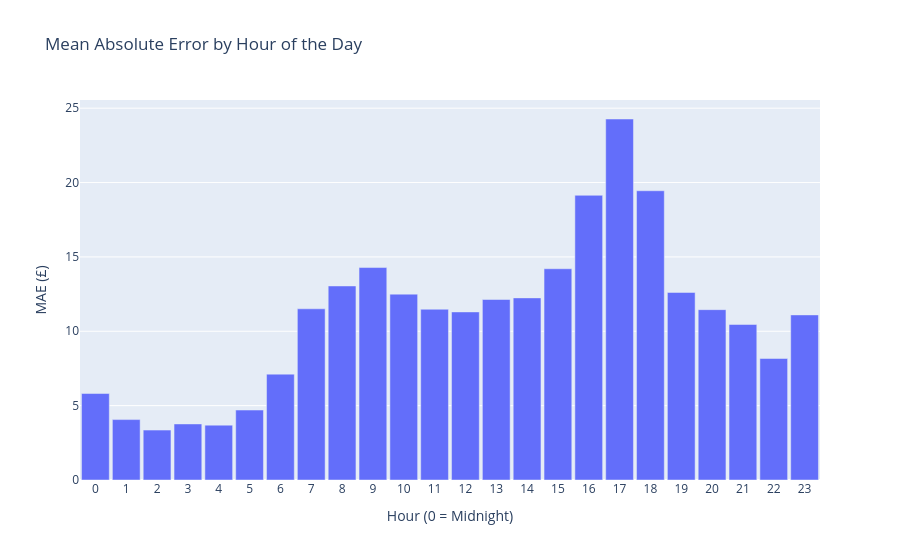

The cell this chart's notebook holds for it:
### Code cell
# Add residuals to test set
residuals = abs(test['ISEM DA Price'] - test_preds_series)
test_with_residuals = test.copy()
test_with_residuals['Absolute Error'] = residuals
test_with_residuals['hour'] = test_with_residuals.index.hour

# Group by hour of the day
hourly_mae = test_with_residuals.groupby('hour')['Absolute Error'].mean()

# Plot
import plotly.graph_objects as go

fig = go.Figure(data=go.Bar(x=hourly_mae.index, y=hourly_mae.values))
fig.update_layout(
    title='Mean Absolute Error by Hour of the Day',
    xaxis_title='Hour (0 = Midnight)',
    yaxis_title='MAE (£)',
    xaxis=dict(tickmode='linear', dtick=1),
    bargap=0.1
)
fig.show()

### Figure 1 — Plotly figure (JSON) as saved in the notebook; plotly's stock layout.template omitted (floating-point values rounded to 4 significant figures)
{"data": [{"type": "bar", "x": [0, 1, 2, 3, 4, 5, 6, 7, 8, 9, 10, 11, 12, 13, 14, 15, 16, 17, 18, 19, 20, 21, 22, 23], "y": [5.814, 4.062, 3.356, 3.77, 3.689, 4.704, 7.118, 11.51, 13.05, 14.28, 12.5, 11.48, 11.3, 12.14, 12.25, 14.2, 19.14, 24.27, 19.45, 12.61, 11.45, 10.46, 8.168, 11.1]}], "layout": {"bargap": 0.1, "title": {"text": "Mean Absolute Error by Hour of the Day"}, "xaxis": {"dtick": 1, "tickmode": "linear", "title": {"text": "Hour (0 = Midnight)"}}, "yaxis": {"title": {"text": "MAE (£)"}}}}
